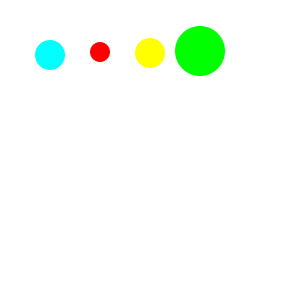
Frame 1 (no input)
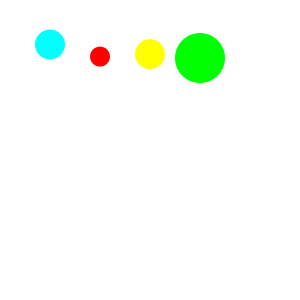
Frame 60 (the mouse pressed at the canvas centre just before this capture)
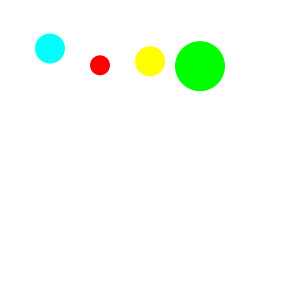
Frame 120 (the mouse held since frame 60 and released just before this capture)

The Processing sketch that drew these frames (run headless with seeded random() and noise(); from frame 60 on, the mouse is pressed at the canvas centre):

// Processing sketch: Class3_5
// ── Class3_5.pde
Ball ball1, ball2,ball3,ball4;

void setup() {
  size(300, 300);
  ball1 = new Ball(100, 50, 2, color(255, 0, 0), 20, 0.5);
  ball2 = new Ball(200, 50, 1, color(0, 255, 0), 50, 0.5);
  ball3 = new Ball(50, 50, 5, color(0, 255, 255), 30, 0.5);
  ball4 = new Ball(150, 50, 3, color(255, 255, 0), 30, 0.5);
}

void draw() {
  noStroke();
  background(255);

  ball1.move();
  ball1.display();

  ball2.move();
  ball2.display();
  
  ball3.move();
  ball3.display();
  
  ball4.move();
  ball4.display();
}
// ── Ball.pde
class Ball {
  //-------------- properties ------------------------
  color c;
  float x;
  float y;
  float speed;
  float size;
  float gravity;
  
  //-------------- Constructor -----------------------
  Ball(float x_,float y_,float s,color c_,float size_,float g) {
    c=c_;
    x=x_;
    y=y_;
    speed=s;
    size=size_;
    gravity = g;
  }

  //-------------- Medthod ---------------------------
  void display() {
    rectMode(CENTER);
    fill(c);
    ellipse(x, y, size, size);
  }
  void move() {
    y=y+speed;
    speed = speed+gravity;
    if (y>height-(size/2)) {
      speed=speed*(-0.95);
    }
  }
}
